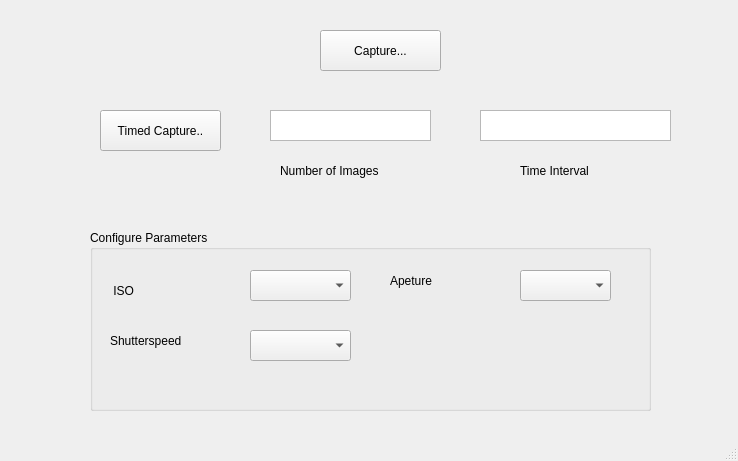
<?xml version="1.0" encoding="UTF-8"?>
<ui version="4.0">
 <class>MainWindow</class>
 <widget class="QMainWindow" name="MainWindow">
  <property name="geometry">
   <rect>
    <x>0</x>
    <y>0</y>
    <width>738</width>
    <height>461</height>
   </rect>
  </property>
  <property name="maximumSize">
   <size>
    <width>800</width>
    <height>600</height>
   </size>
  </property>
  <property name="windowTitle">
   <string>MainWindow</string>
  </property>
  <widget class="QWidget" name="centralwidget">
   <widget class="QPushButton" name="pushButton">
    <property name="geometry">
     <rect>
      <x>320</x>
      <y>30</y>
      <width>121</width>
      <height>41</height>
     </rect>
    </property>
    <property name="text">
     <string>Capture...</string>
    </property>
   </widget>
   <widget class="QPushButton" name="pushButton_2">
    <property name="geometry">
     <rect>
      <x>100</x>
      <y>110</y>
      <width>121</width>
      <height>41</height>
     </rect>
    </property>
    <property name="text">
     <string>Timed Capture..</string>
    </property>
   </widget>
   <widget class="QTextEdit" name="textEdit">
    <property name="geometry">
     <rect>
      <x>270</x>
      <y>110</y>
      <width>161</width>
      <height>31</height>
     </rect>
    </property>
   </widget>
   <widget class="QTextEdit" name="textEdit_2">
    <property name="geometry">
     <rect>
      <x>480</x>
      <y>110</y>
      <width>191</width>
      <height>31</height>
     </rect>
    </property>
   </widget>
   <widget class="QLabel" name="label">
    <property name="geometry">
     <rect>
      <x>280</x>
      <y>150</y>
      <width>131</width>
      <height>41</height>
     </rect>
    </property>
    <property name="text">
     <string>Number of Images</string>
    </property>
   </widget>
   <widget class="QLabel" name="label_2">
    <property name="geometry">
     <rect>
      <x>520</x>
      <y>150</y>
      <width>131</width>
      <height>41</height>
     </rect>
    </property>
    <property name="text">
     <string>Time Interval</string>
    </property>
   </widget>
   <widget class="QGroupBox" name="groupBox">
    <property name="geometry">
     <rect>
      <x>90</x>
      <y>230</y>
      <width>561</width>
      <height>181</height>
     </rect>
    </property>
    <property name="title">
     <string>Configure Parameters</string>
    </property>
    <widget class="QComboBox" name="comboBox">
     <property name="geometry">
      <rect>
       <x>160</x>
       <y>40</y>
       <width>101</width>
       <height>31</height>
      </rect>
     </property>
    </widget>
    <widget class="QLabel" name="label_3">
     <property name="geometry">
      <rect>
       <x>20</x>
       <y>40</y>
       <width>131</width>
       <height>41</height>
      </rect>
     </property>
     <property name="text">
      <string> ISO</string>
     </property>
    </widget>
    <widget class="QComboBox" name="comboBox_3">
     <property name="geometry">
      <rect>
       <x>430</x>
       <y>40</y>
       <width>91</width>
       <height>31</height>
      </rect>
     </property>
    </widget>
    <widget class="QLabel" name="label_5">
     <property name="geometry">
      <rect>
       <x>300</x>
       <y>30</y>
       <width>131</width>
       <height>41</height>
      </rect>
     </property>
     <property name="text">
      <string>Apeture</string>
     </property>
    </widget>
    <widget class="QLabel" name="label_4">
     <property name="geometry">
      <rect>
       <x>20</x>
       <y>90</y>
       <width>151</width>
       <height>41</height>
      </rect>
     </property>
     <property name="text">
      <string>Shutterspeed</string>
     </property>
    </widget>
    <widget class="QComboBox" name="comboBox_2">
     <property name="geometry">
      <rect>
       <x>160</x>
       <y>100</y>
       <width>101</width>
       <height>31</height>
      </rect>
     </property>
    </widget>
   </widget>
  </widget>
  <widget class="QMenuBar" name="menubar">
   <property name="geometry">
    <rect>
     <x>0</x>
     <y>0</y>
     <width>738</width>
     <height>23</height>
    </rect>
   </property>
  </widget>
  <widget class="QStatusBar" name="statusbar"/>
 </widget>
 <resources/>
 <connections/>
</ui>
